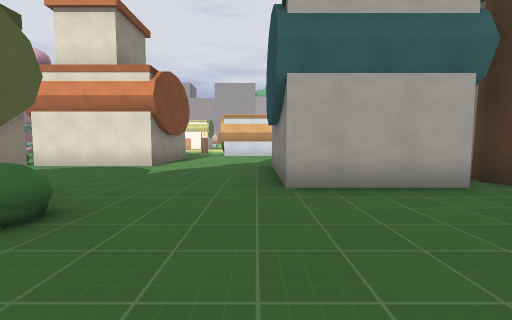
[1] (above)

17 first-person views from a walk through a Godot game level. The camera is 1.3 m above the floor, tilts 4° down and sees 90° across. The floor is counted in squares, 2 m on a side. Each view is taken from the middle of a square. On the plan, view 1 faces up. The plan holds only what a view shows up to about 9 squares ahead; the rest is blank. The place goes on beyond the plan. Surface patterns are stand-ins for the level's own textures.

[2]
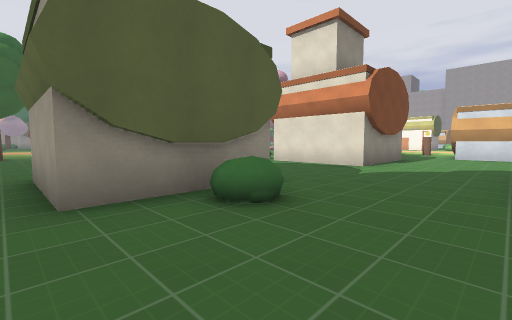

[3]
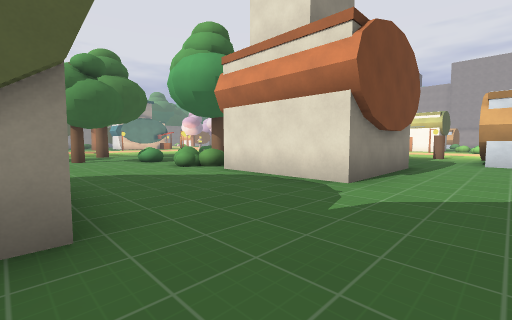

[4]
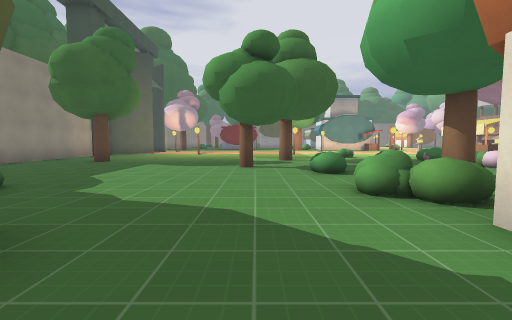

[5]
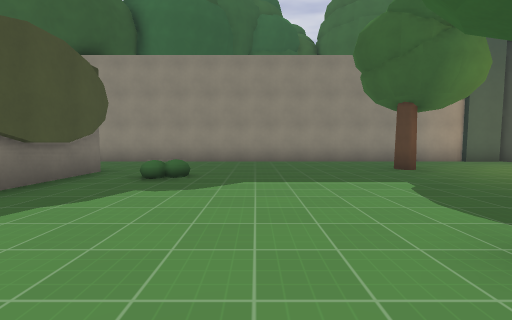

[6]
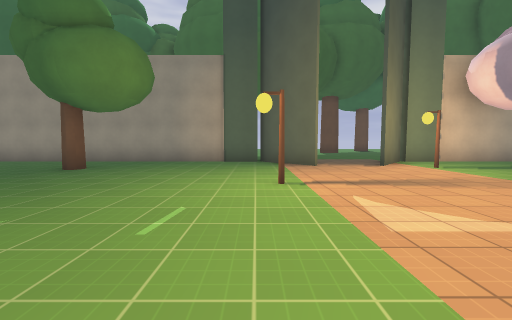

[7]
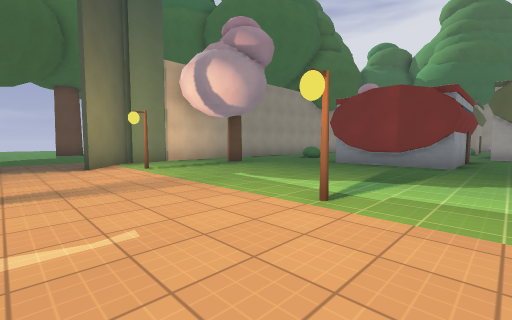

[8]
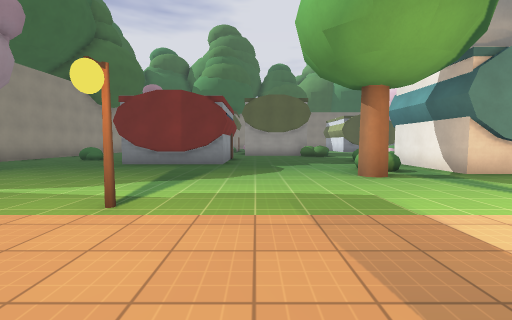

[9]
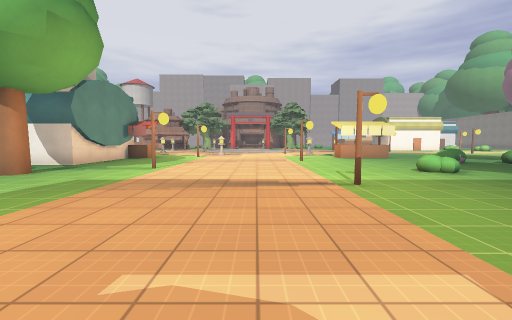

[10]
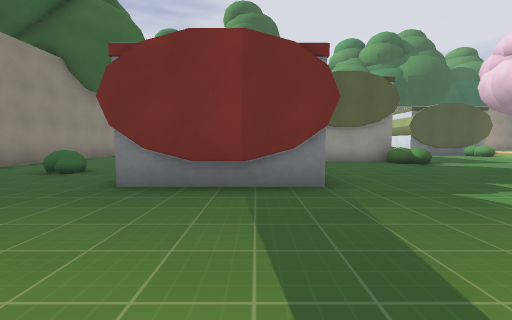

[11]
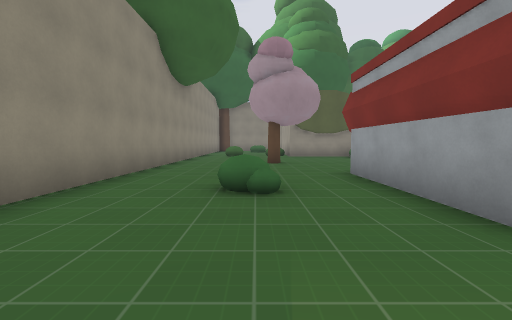

[12]
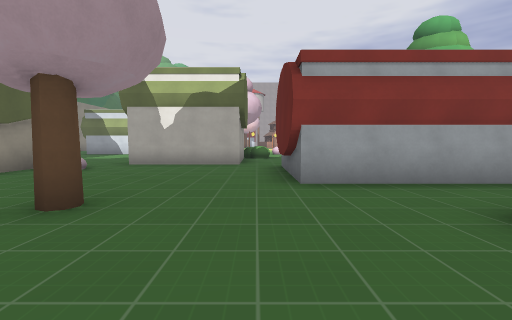

[13]
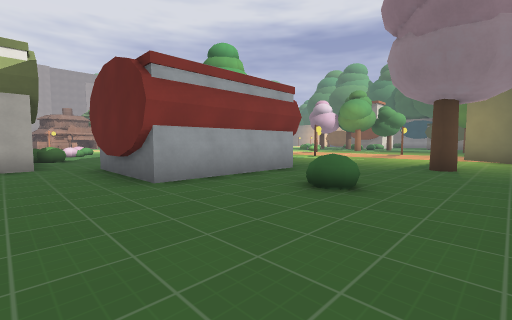

[14]
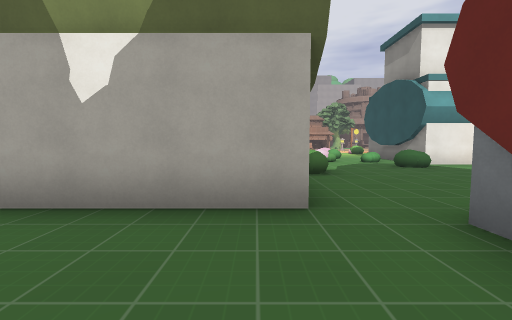

[15]
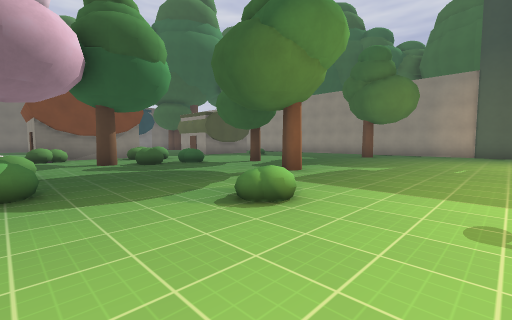

[16]
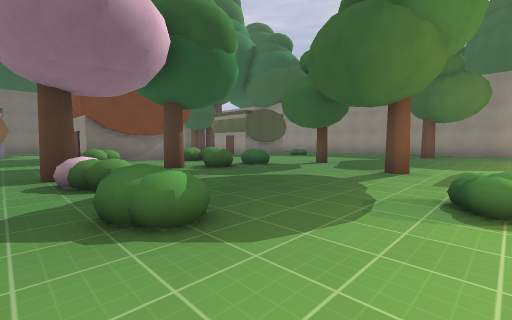

[17]
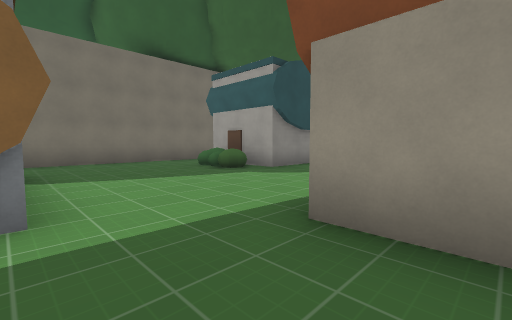

### Floor plan
Key: @ floor where view 1 was taken; # wall or solid block; . floor; H house; T tree; B bush; L lantern; O other object.
Columns run from 34 left of view 1 to 10 right of it. Each row starts with its distance up from view 1.
 12   .. ..H H.......L...............HHHH..#
 11   ..O..HHH...........B.BT..............#   TT
 10   ....B.....L..............BBHHH.......#   T
  9     .....B..L......B.....T..H HH.......#
  8   HB......T..............B..HHHH...BB..#
  7   H..............L......BB.BHHHH...BBH #TT
  6 HHH..................T.............H   #
  5 ....HHHH....L..........T...........H
  4 ....H  H....L......................HHHTT
  3 ....H  H.....................H H......
  2 ....HHHH.........L...........H HB....
  1 .T...........................HHH.....
  0  ....B......L........T............@
 -1 .........T..L#..#.............
 -2 ............##..##.............
 -3 TT###########... ############## TT
 -4 T            ...                 T
 -5    T         ...
 -6    T          ..

Where each view was taken, in squares from view 1:
view 1: 0 up, 0 right, facing up
view 2: 0 up, 0 right, facing up-left
view 3: 3 up, 1 left, facing up-left
view 4: 5 up, 4 left, facing left
view 5: 6 up, 9 left, facing down
view 6: 6 up, 17 left, facing down
view 7: 6 up, 19 left, facing down-left
view 8: 6 up, 19 left, facing left
view 9: 3 up, 19 left, facing up
view 10: 4 up, 23 left, facing left
view 11: 0 up, 25 left, facing left
view 12: 2 down, 31 left, facing up
view 13: 2 down, 32 left, facing up-right
view 14: 3 up, 32 left, facing up
view 15: 11 up, 17 left, facing down-right
view 16: 12 up, 15 left, facing down-right
view 17: 12 up, 4 left, facing down-right
